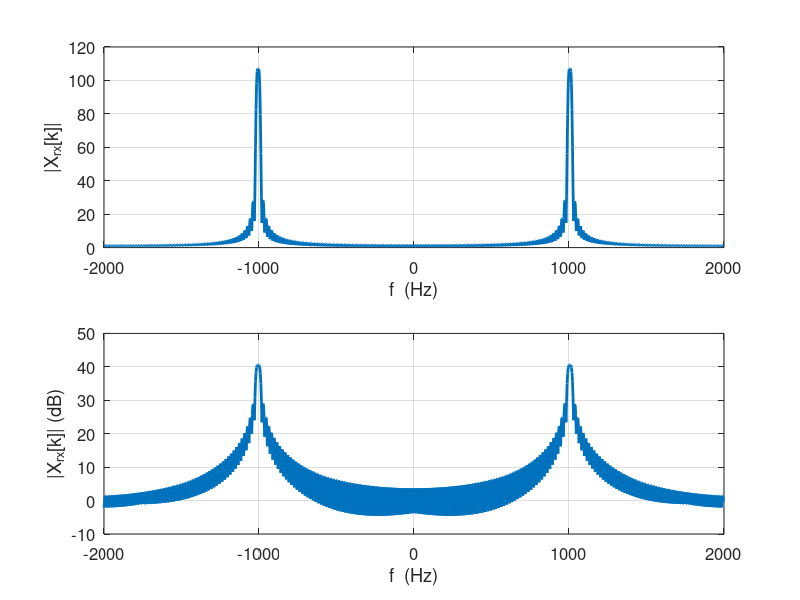

Recreate this plot in MATLAB.
function NS_21_DFT_Close_Sinusoids(N,N_zp)

% USAGE: NS_21_Close_Sinusoids(N)
% 
% Inputs:  N = number of samples collected
%          N_zp = integer specifying DFT length including zero padding
%
% Outputs: Various plots of results... no returned values


%%% Set Collection Length if user does not specify
if nargin==0
        N = 230;     % set collection length in samples
        N_zp=5*N;   % This sets N_zp to zero-pad out to 5 times the data length... a good rough rule for *THIS* application
end



Fs=4000;   % Set the sampling rate
T=1/Fs;    % Set the sample spacing

%%%  Create sum of sinusoids with frequencies of 1000 and 1011 Hz
x=cos(2*pi*1000*(0:(N-1))*T) + cos(2*pi*1011*(0:(N-1))*T);

t=(0:(N-1))*T;  % create a time vector that is the same length as the signal


X=fftshift(fft(x,N_zp));   
% the N_zp inside the fft command sets the length *including* zero-padding 


Omega=(-(N_zp/2):((N_zp/2)-1))*2*pi/N_zp;  %% DT Frequency... -pi to pi

f=(Fs/2)*(Omega/pi);   %%%  Convert into equivalent Hz values

subplot(2,1,1)
h=plot(f,abs(X));
set(h,'linewidth',2)
set(gca,'fontsize',12)
xlabel('f  (Hz)')
ylabel('|X_{rx}[k]|')
grid
subplot(2,1,2)
h=plot(f,20*log10(abs(X)));
set(h,'linewidth',2)
set(gca,'fontsize',12)
xlabel('f  (Hz)')
ylabel('|X_{rx}[k]| (dB)')
grid


